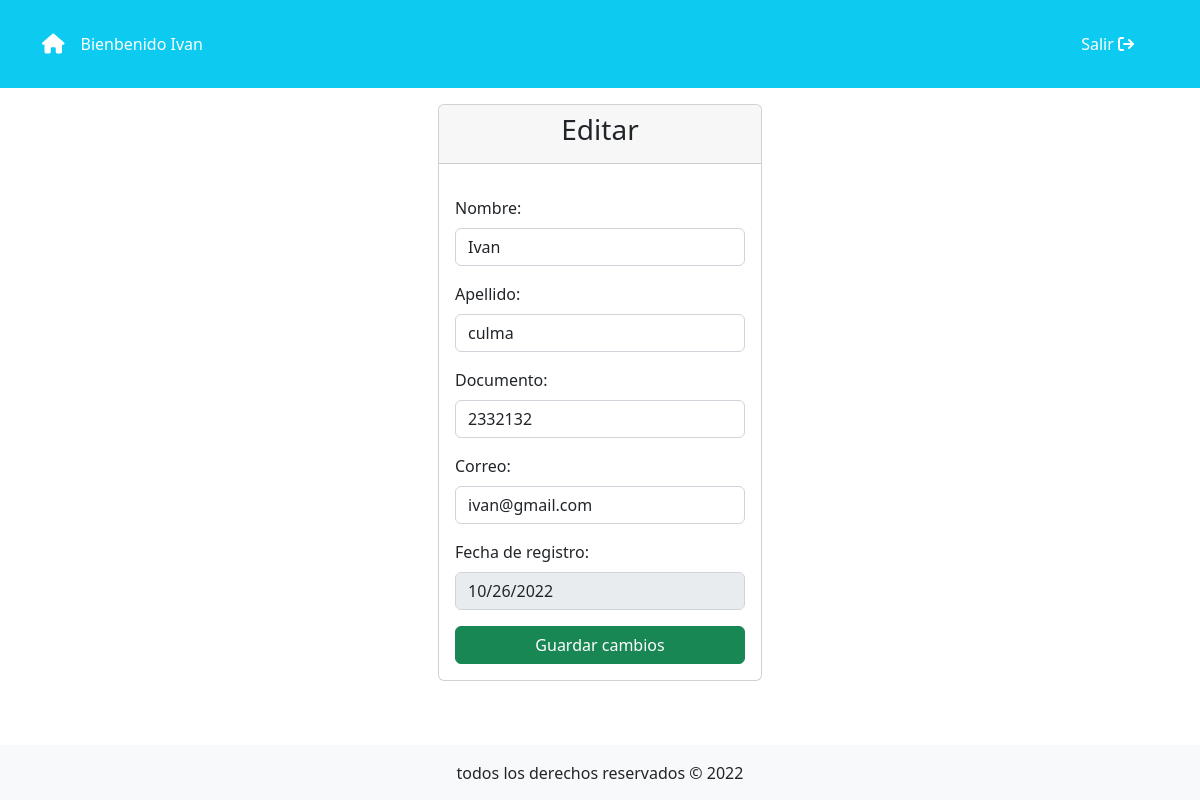
/userEstandar/index.php (signed in), run on the app's committed database.
### tables this page shows
CREATE TABLE `usuario` (
  `id` int(11) NOT NULL,
  `nombre` varchar(100) NOT NULL,
  `apellido` varchar(100) NOT NULL,
  `documento` int(11) NOT NULL,
  `correo` varchar(100) NOT NULL,
  `contraseña` varchar(80) NOT NULL,
  `idRol` int(11) DEFAULT NULL,
  `fechaRegistro` date DEFAULT NULL
);

### userEstandar/index.php (the view, shortened to what this page needs)
<?php
    include('../db.php');
    $id = $_SESSION['userId'];
    $query = "SELECT * FROM usuario WHERE id = $id";
    $result = mysqli_query($conexion, $query);
    if(mysqli_num_rows($result) == 1){
        $row = mysqli_fetch_array($result);
        $nombre = $row['nombre'];
        $apellido = $row['apellido'];
        $documento = $row['documento'];
        $correo = $row['correo'];
        $fechaRegistro = $row['fechaRegistro'];
    }
?>
<?php include('../includes/header.php'); ?>
<?php include('menu.php'); ?>
<div class="container">
        <div class="row">
            <div class="col-md-4 mx-auto">
                <div class="card m-3">
                    <div class="card-header text-center">
                        <h3>Editar</h3>
                    </div>
                    <form action="../crud/edit.php?id=<?php echo $id ?>" method="POST" class="p-3">
                        <div class="form-group my-3">
                            <label for="nombre" class="form-label">Nombre:</label>
                            <input type="text" id="nombre" name="nombre" class="form-control" value="<?php echo $nombre; ?>">
                        </div>
                        <div class="form-group my-3">
                            <label for="apellido" class="form-label">Apellido:</label>
                            <input type="text" id="apellido" name="apellido" class="form-control" value="<?php echo $apellido; ?>">
                        </div>
                        <div class="form-group my-3">
                            <label for="documento" class="form-label">Documento:</label>
                            <input type="number" id="documento" name="documento" class="form-control" value="<?php echo $documento; ?>">
                        </div>
                        <div class="form-group my-3">
                            <label for="correo" class="form-label">Correo:</label>
                            <input type="text" id="correo" name="correo" class="form-control" value="<?php echo $correo; ?>">
                        </div>
                        <div class="form-group my-3">
                            <label for="fechaRegistro" class="form-label">Fecha de registro:</label>
                            <input type="date" id="fechaRegistro" name="fechaRegistro" class="form-control" value="<?php echo $fechaRegistro; ?>" disabled>
                        </div>
                        <button type="submit" class="btn btn-success w-100" name="update">Guardar cambios</button>
                    </form>
                </div>
            </div>
        </div>
    </div>
    <?php include('../includes/footer.php') ?>

### userEstandar/menu.php (shortened to what this page needs)
<?php
    $id = $_SESSION['userId'];
    $result = mysqli_query($conexion, $query);
    $row = mysqli_fetch_array($result);
    $usuario = $row['nombre'];
?>
<nav class="navbar navbar-expand-lg bg-info p-4">
  <div class="container">
    <a class="navbar-brand text-white" href="#"><i class="fa-solid fa-house"></i></a>
    <p class="text-white text-justify-center m-0">Bienbenido <?php echo $usuario; ?></p>
    <div class="collapse navbar-collapse justify-content-end" id="navbarNav">
      <ul class="navbar-nav">
          <li class="nav-item">
            <a class="nav-link text-white px-4" href="../salir.php">Salir <i class="fa-sharp fa-solid fa-arrow-right-from-bracket"></i></a>
          </li>
      </ul>
    </div>
  </div>
</nav>

### data on the page
usuario: nombre "Ivan", apellido "culma", documento "2332132", correo "ivan@gmail.com", fechaRegistro "10/26/2022"
